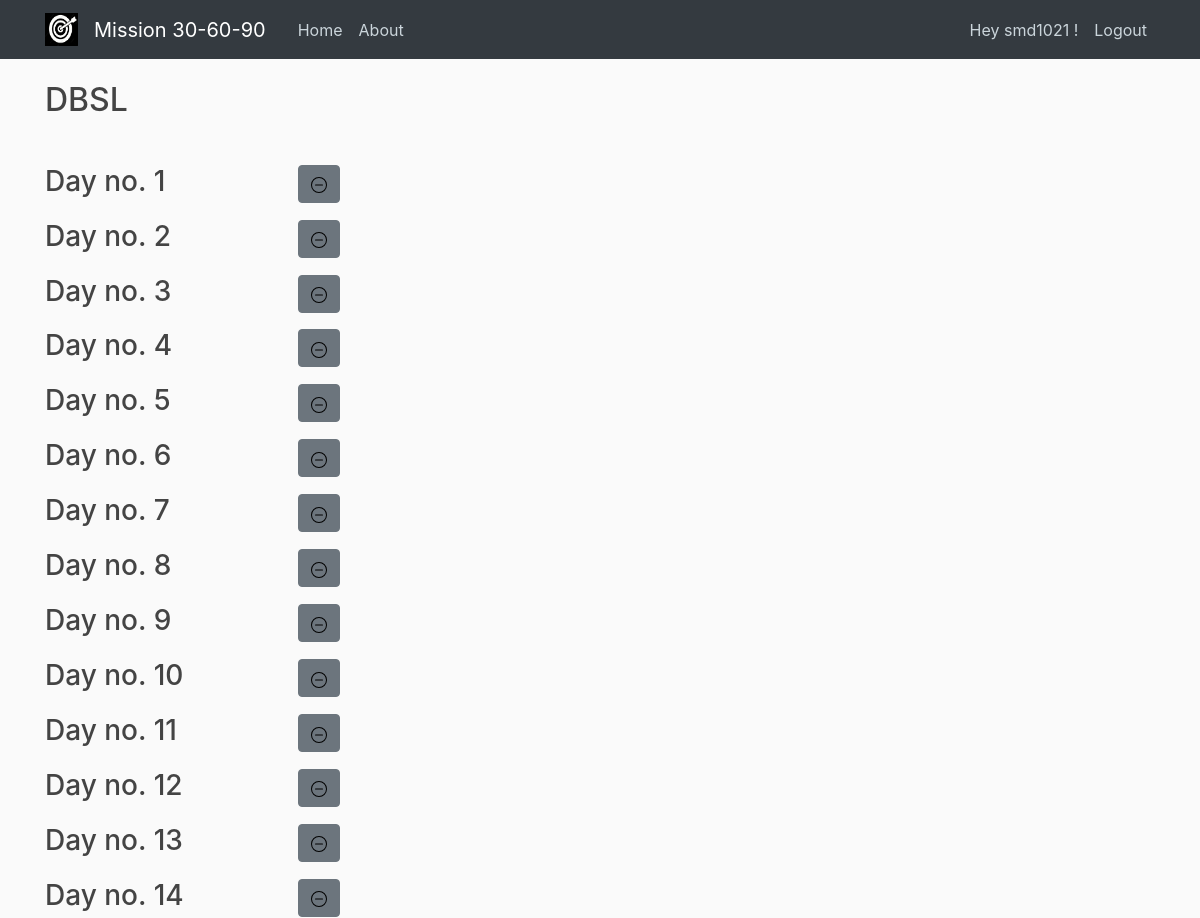
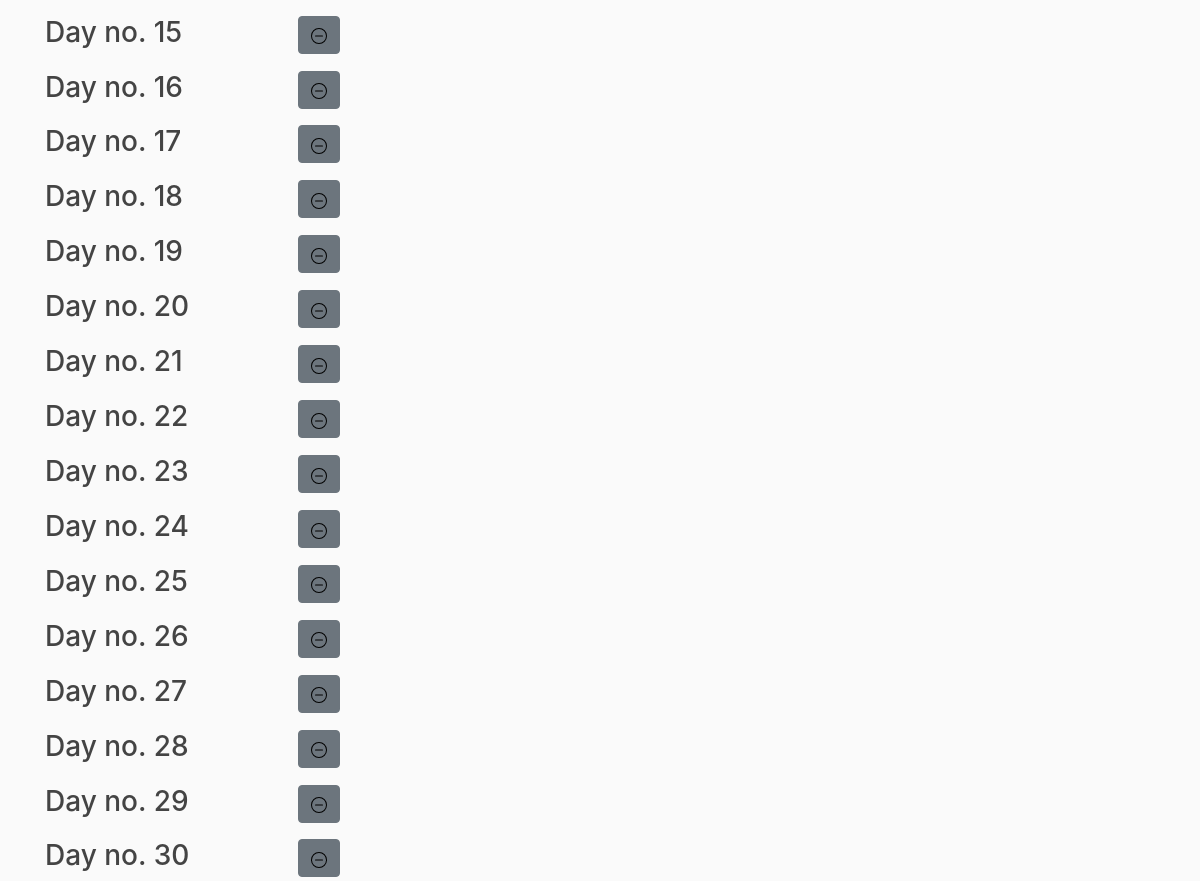
/mission/report/DBSL/ (signed in), run on the app's committed database (2 pictures, top to bottom).
### mission/models.py (models this page shows, shortened)
class Missions(models.Model):
    mission_name = models.CharField(max_length=50)
    no_of_days = models.IntegerField(validators=[validate.validate_days])
    start_date = models.DateField(default=date.today)
    aspirant = models.ForeignKey(User, on_delete=models.CASCADE)

class Status(models.Model):
    mission_id = models.ForeignKey(Missions, on_delete=models.CASCADE)
    day_no = models.IntegerField()
    is_done = models.BooleanField(default=False)
    remarks = models.TextField()

### mission/views.py (the view)
# urls.py: path('mission/report/<str:mission_name>/',views.statuslist,name='status-report'),
@login_required
def statuslist(request,**kwargs):
    mission = get_object_or_404(Missions,mission_name=kwargs.get('mission_name'))
    statuses = Status.objects.filter(mission_id=mission.id)
    dayno = (date.today()-mission.start_date).days
    dayno+=1
    context={
        'statuses':statuses,
        'dayno':dayno,
        'mission_name':mission.mission_name
    }
    return render(request,'mission/status_list.html',context)

### mission/templates/mission/status_list.html (shortened to what this page needs)
{% extends "mission/base.html" %}
{% block content %}
<div class="row">
    <div class="col-md-8">
        <h2>{{mission_name}}</h2>
        <br>
        {% for status in statuses %}
          <div class="row"  style="margin-top:10pt;">
            <div class="col-md-4"><h3>Day no. {{ status.day_no }}</h3></div>
            {% if status.day_no < dayno %}
                {% if status.is_done%}
                        <button type="button" class="btn btn-success">{% load static %}<img src="{% static "mission/media/check.svg" %}" /></button>
                {% else %}
                        <button type="button" class="btn btn-danger">{% load static %}<img src="{% static "mission/media/x.svg" %}" /></button>
                {% endif %}
            {% else %}
                {% if status.is_done%}
                        <button type="button" class="btn btn-success">{% load static %}<img src="{% static "mission/media/check.svg" %}" /></button>
                {% else %}
                    <div class="col-md-2">
                        <button type="button" class="btn btn-secondary">{% load static %}<img src="{% static "mission/media/dash.svg" %}" /></button>
                    </div>
                {% endif %}
            {% endif %}
          </div>
        {% endfor %}
    </div>
</div>
{% endblock content %}

### mission/templates/mission/base.html (shortened to what this page needs)
{% load static %}
<!DOCTYPE html>
<html>
<head>
    <link rel="stylesheet" href="https://maxcdn.bootstrapcdn.com/bootstrap/4.0.0/css/bootstrap.min.css">
    <link rel="stylesheet" type="text/css" href="{% static 'mission/main.css' %}">
</head>
<body>
    <header class="site-header">
      <nav class="navbar navbar-expand-md navbar-dark bg-dark fixed-top">
        <div class="container">
          <a class="navbar-brand" href="#">
            {% load static %}<img src="{% static "mission/media/target.jpg" %}" height="33" width="33" alt="logo" />
          </a>
          <a class="navbar-brand mr-4" href="{% url 'mission-home' %}">Mission 30-60-90</a>
          <div class="collapse navbar-collapse" id="navbarToggle">
            <div class="navbar-nav mr-auto">
              <a class="nav-item nav-link" href="{% url 'mission-home' %}">Home</a>
              <a class="nav-item nav-link" href="{% url 'mission-about' %}">About</a>
            </div>
            <div class="navbar-nav">
              {% if user.is_authenticated %}
                <a class="nav-item nav-link" href="#">Hey {{user.username}} !</a>
                <a class="nav-item nav-link" href="{% url 'logout' %}">Logout</a>
              {% else %}
                <a class="nav-item nav-link" href="{% url 'login' %}">Login</a>
                <a class="nav-item nav-link" href="{% url 'register' %}">Register</a>
              {% endif %}
            </div>
          </div>
        </div>
      </nav>
    </header>
    <main role="main" class="container">
      <div class="row">
        <div class="col-md-8">
        </div>
      </div>
      {% block content %}{% endblock %}
    </main>
</body>
</html>

### mission/static/mission/main.css (style rules this page uses)
body { background: #fafafa; color: #333333; margin-top: 5rem; }
h1, h2, h3, h4, h5, h6 { color: #444444; }
.site-header .navbar-nav .nav-link { color: #cbd5db; }

### data on the page
Missions: mission_name "DBSL"
Status: day_no "1", is_done False (drawn)
Status: day_no "2", is_done False (drawn)
Status: day_no "3", is_done False (drawn)
Status: day_no "4", is_done False (drawn)
Status: day_no "5", is_done False (drawn)
Status: day_no "6", is_done False (drawn)
Status: day_no "7", is_done False (drawn)
Status: day_no "8", is_done False (drawn)
Status: day_no "9", is_done False (drawn)
Status: day_no "10", is_done False (drawn)
Status: day_no "11", is_done False (drawn)
Status: day_no "12", is_done False (drawn)
Status: day_no "13", is_done False (drawn)
Status: day_no "14", is_done False (drawn)
Status: day_no "15", is_done False (drawn)
Status: day_no "16", is_done False (drawn)
Status: day_no "17", is_done False (drawn)
Status: day_no "18", is_done False (drawn)
Status: day_no "19", is_done False (drawn)
Status: day_no "20", is_done False (drawn)
Status: day_no "21", is_done False (drawn)
Status: day_no "22", is_done False (drawn)
Status: day_no "23", is_done False (drawn)
Status: day_no "24", is_done False (drawn)
Status: day_no "25", is_done False (drawn)
Status: day_no "26", is_done False (drawn)
Status: day_no "27", is_done False (drawn)
Status: day_no "28", is_done False (drawn)
Status: day_no "29", is_done False (drawn)
Status: day_no "30", is_done False (drawn)

### other printed values
{{ user.username }} "smd1021"
